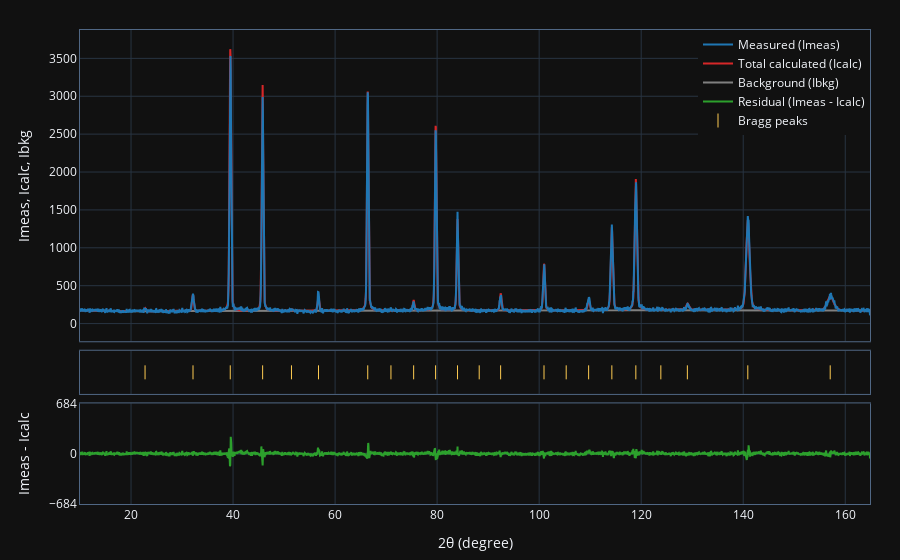

Here is the notebook cell this chart was saved with:
### Code cell
# Display the analysis chart after fitting
job.show_analysis_chart()

### Figure 1 — Plotly figure (JSON) as saved in the notebook; plotly's stock layout.template omitted (floating-point values rounded to 4 significant figures; data arrays with more than 128 entries replaced by an {"elided": "..."} marker saying what was removed)
{"data": [{"line": {"color": "#FECB52"}, "marker": {"line": {"width": 1}, "size": 10, "symbol": "line-ns-open"}, "mode": "markers", "name": "Bragg peaks", "x": [22.75, 32.15, 39.45, 45.8, 51.45, 56.75, 66.4, 70.95, 75.4, 79.7, 84.0, 88.25, 92.45, 101.0, 105.3, 109.7, 114.2, 119.0, 123.8, 129.1, 140.9, 157.1], "xaxis": "x2", "y": [0.0, 0.0, 0.0, 0.0, 0.0, 0.0, 0.0, 0.0, 0.0, 0.0, 0.0, 0.0, 0.0, 0.0, 0.0, 0.0, 0.0, 0.0, 0.0, 0.0, 0.0, 0.0], "yaxis": "y2", "type": "scatter"}, {"line": {"color": "rgb(44, 160, 44)"}, "mode": "lines", "name": "Residual (Imeas - Icalc)", "x": {"elided": "3098 float values"}, "xaxis": "x", "y": {"elided": "3098 float values"}, "yaxis": "y", "type": "scatter"}, {"line": {"color": "gray"}, "mode": "lines", "name": "Background (Ibkg)", "x": {"elided": "3098 float values"}, "xaxis": "x3", "y": {"elided": "3098 float values"}, "yaxis": "y3", "type": "scatter"}, {"line": {"color": "rgb(214, 39, 40)"}, "mode": "lines", "name": "Total calculated (Icalc)", "x": {"elided": "3098 float values"}, "xaxis": "x3", "y": {"elided": "3098 float values"}, "yaxis": "y3", "type": "scatter"}, {"line": {"color": "rgb(31, 119, 180)"}, "mode": "lines", "name": "Measured (Imeas)", "x": {"elided": "3098 float values"}, "xaxis": "x3", "y": {"elided": "3098 float values"}, "yaxis": "y3", "type": "scatter"}, {"fill": "tonexty", "fillcolor": "rgba(31, 119, 180, 0.3)", "hoverinfo": "skip", "line": {"width": 0}, "mode": "lines", "showlegend": false, "x": {"elided": "3098 float values"}, "xaxis": "x3", "y": {"elided": "3098 float values"}, "yaxis": "y3", "type": "scatter"}, {"hoverinfo": "skip", "line": {"width": 0}, "mode": "lines", "showlegend": false, "x": {"elided": "3098 float values"}, "xaxis": "x3", "y": {"elided": "3098 float values"}, "yaxis": "y3", "type": "scatter"}], "layout": {"legend": {"x": 1.0, "xanchor": "right", "y": 1.0, "yanchor": "top"}, "margin": {"autoexpand": true, "b": 45, "r": 30, "t": 30}, "xaxis": {"anchor": "y", "mirror": true, "range": [10.0, 164.8], "showline": true, "title": {"text": "2θ (degree)"}, "zeroline": false}, "yaxis": {"domain": [0, 0.2122], "mirror": true, "range": [-684.6, 684.6], "showgrid": false, "showline": true, "tickvals": [-684, 0, 684], "title": {"text": "Imeas - Icalc"}}, "xaxis2": {"anchor": "y2", "mirror": true, "range": [10.0, 164.8], "showline": true, "showticklabels": false, "zeroline": false}, "xaxis3": {"anchor": "y3", "mirror": true, "range": [10.0, 164.8], "showline": true, "showticklabels": false, "zeroline": false}, "yaxis2": {"domain": [0.2322, 0.3233], "mirror": true, "showgrid": false, "showline": true, "showticklabels": false, "zeroline": false}, "yaxis3": {"domain": [0.3433, 1], "mirror": true, "range": [-233.3, 3874.0], "showline": true, "title": {"text": "Imeas, Icalc, Ibkg"}, "zeroline": false}}}
